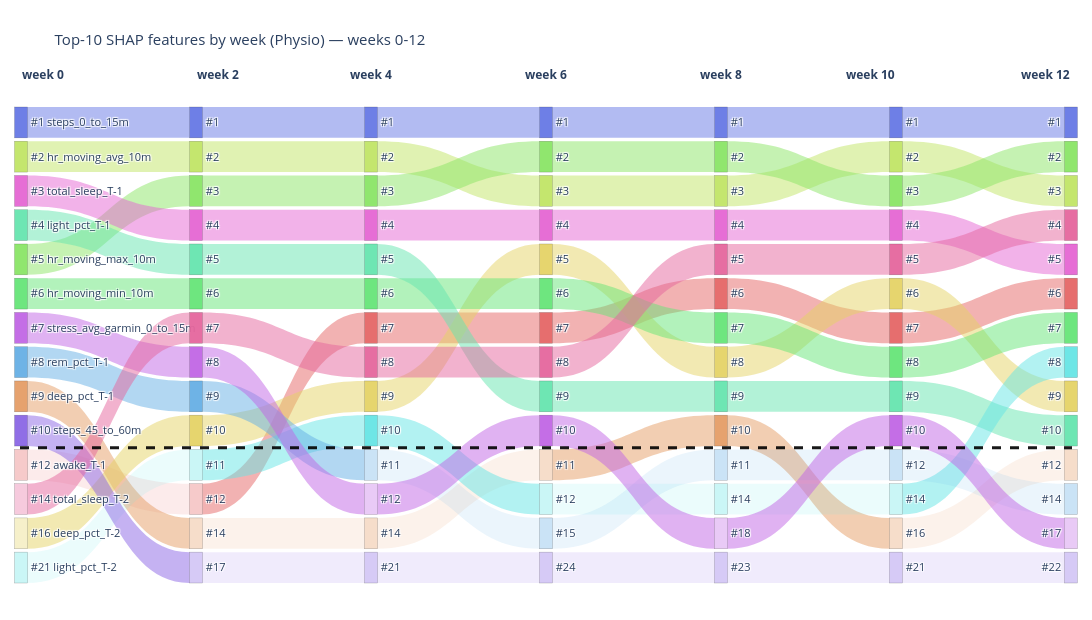

Notebook source saved alongside this figure:
### Code cell
fig_fine_phys = feature_sankey(
    [0, 2, 4, 6, 8, 10, 12],
    importance_by_week_phys,
    title="Top-10 SHAP features by week (Physio) — weeks 0-12",
)
fig_fine_phys.show()
